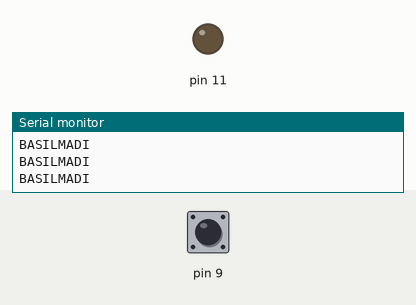
A sketch run on a simulated Arduino Uno, built with avr-gcc and run on an emulated ATmega328P. Parts: output pins drawn as LEDs (lit = HIGH), the last lines printed to the serial monitor. Dashed ring = blinking. The test bench sets the inputs (shaded band); at power-on: pin 9 LOW.

Above: at 1.2 s.
1.3 s: pin 9 driven HIGH
At 2.1 s:
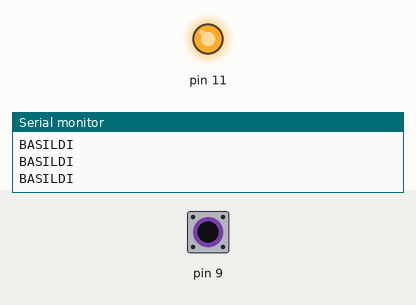
2.8 s: pin 9 driven LOW
At 3.2 s:
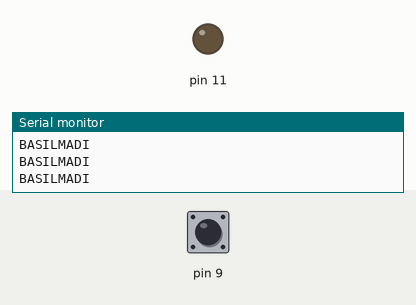
5.8 s: pin 9 pulsed HIGH 2 times (0.12 s each, 0.3 s apart)
At 5.87 s:
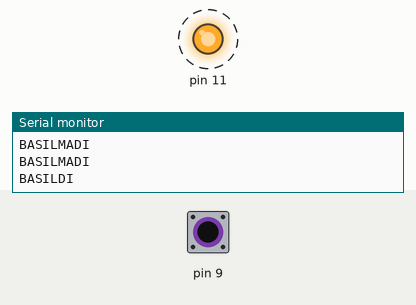
9.4 s: pin 9 pulsed HIGH 5 times (0.12 s each, 0.3 s apart)
At 11.3 s:
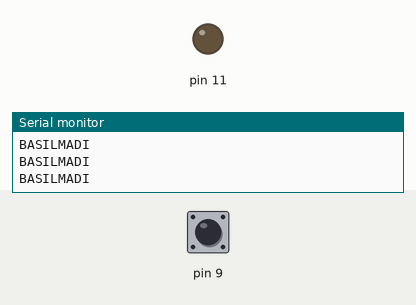
Timing chart, 0 to 12.8 s (numbered marks = the images above; inputs shaded):
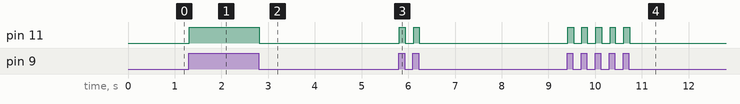

Measured:
- after the input at 1.3 s, pin 11: LOW → HIGH at once
- after the input at 2.8 s, pin 11: HIGH → LOW at once
- after the input at 5.8 s, pin 11: alternates HIGH for 0.12 s and LOW for 0.18 s, 4 changes in all, then stays LOW, starting at once
- after the input at 9.4 s, pin 11: alternates HIGH for 0.12 s and LOW for 0.18 s, 10 changes in all, then stays LOW, starting at once

The sketch:

butona_basip_birakma.ino
```cpp
void setup() {
  Serial.begin(9600);
  pinMode(9,INPUT);
  pinMode(11,OUTPUT);

}

void loop() {

  int deger = digitalRead(9);
      //Pull up resistance olayı var burada bağlarken diggat et
  if(deger)
  {
    Serial.println("BASILDI");
    digitalWrite(11,HIGH);

  }
  else
  {
    Serial.println("BASILMADI");
    digitalWrite(11,LOW);
  }
}
```
